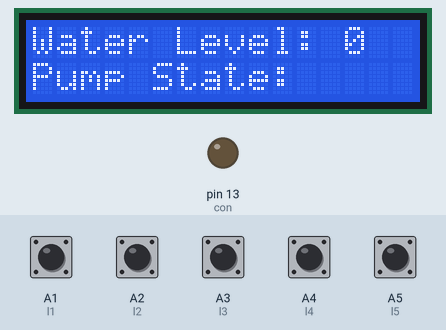
A sketch run on a simulated Arduino Uno, built with avr-gcc and run on an emulated ATmega328P. On the bench: 16×2 character LCD, output pins drawn as LEDs (lit = HIGH). The test bench sets the inputs (shaded band); at power-on: A1 (l1), A2 (l2), A3 (l3), A4 (l4), A5 (l5) HIGH.

Above: at 5.2 s.
5.3 s: A5 (l5) pulled LOW for 1 s
At 6.0 s:
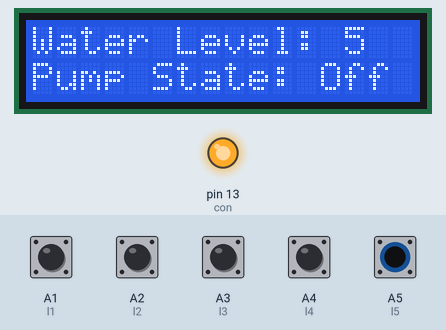
7.8 s: A2 (l2) pulled LOW for 0.15 s
At 8.0 s:
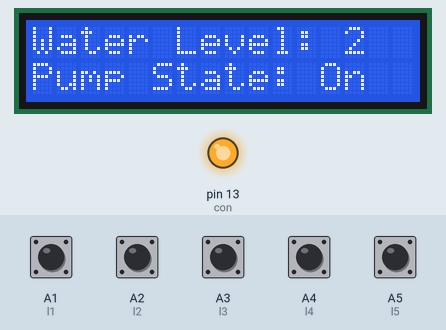
9.6 s: A2 (l2) pulled LOW for 0.15 s
At 9.79 s:
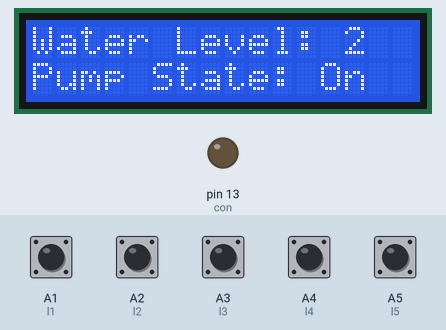
12.7 s: A1 (l1) pulled LOW for 0.15 s
At 12.81 s:
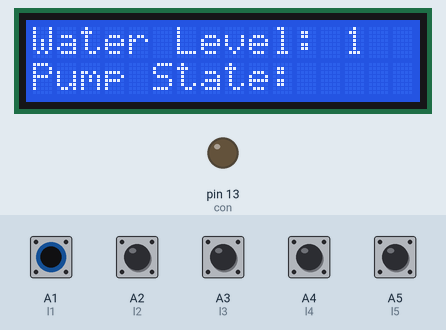
14.3 s: A3 (l3) pulled LOW for 0.15 s
At 14.45 s:
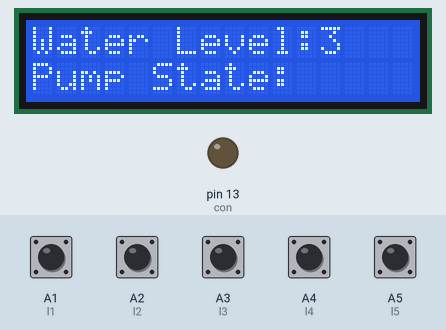
16.0 s: A4 (l4) pulled LOW for 0.15 s
At 16.14 s:
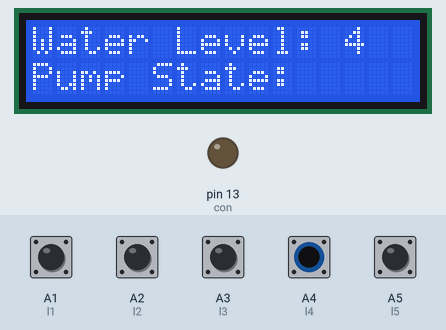
Timing chart, 0 to 19.0 s (numbered marks = the images above; inputs shaded):
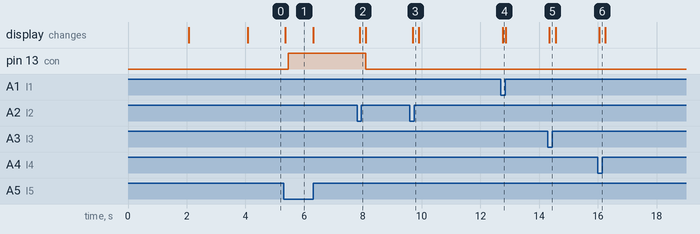

The sketch:

water_level.ino
```cpp
int l1=A1;
int l2=A2;
int l3=A3;
int l4=A4;
int l5=A5;
int con = 13;
int senl1,senl2,senl3,senl4,senl5;
#include <LiquidCrystal.h>
const int rs = 12, en = 11, d4 = 5, d5 = 4, d6 = 3, d7 = 2;
LiquidCrystal lcd(12, 11, 5, 4, 3, 2);


void setup() {
  // put your setup code here, to run once:
pinMode (l1,INPUT_PULLUP);
pinMode (l2,INPUT_PULLUP);
pinMode (l3,INPUT_PULLUP);
pinMode (l4,INPUT_PULLUP);
pinMode (l5,INPUT_PULLUP);
pinMode (con,OUTPUT);
digitalWrite(con,0);
lcd.begin(16,2);
lcd.clear();
lcd.setCursor(0,0);
lcd.print("Initializing...");
lcd.setCursor(0,1);
lcd.print("Please wait");
delay(2000);
lcd.clear();
lcd.setCursor(0,0);
lcd.print("Initialized....");
lcd.setCursor(0,1);
lcd.print("     Welcome");
delay(2000);

}

void loop() {
  // put your main code here, to run repeatedly:
  senl1 = digitalRead(l1);
  senl2 = digitalRead(l2);
  senl3 = digitalRead(l3);
  senl4 = digitalRead(l4);
  senl5 = digitalRead(l5);

  if ((senl5)==0) {
    //lcd.print ("WATER LEVEL");
   lcd.clear();
lcd.setCursor(0,0);
lcd.print("Water Level: 5");
lcd.setCursor(0,1);
lcd.print("Pump State: Off");
    delay(100);
    digitalWrite (con, 1);
    }
   else { if ((senl4)==0) {
          lcd.clear();
lcd.setCursor(0,0);
lcd.print("Water Level: 4");
lcd.setCursor(0,1);
lcd.print("Pump State: ");
    delay(100);
    }
    else { if ((senl3)==0) {
          lcd.clear();
lcd.setCursor(0,0);
lcd.print("Water Level:3");
lcd.setCursor(0,1);
lcd.print("Pump State: ");
    delay(100);
    }
    else { if ((senl2)==0) {
     lcd.clear();
lcd.setCursor(0,0);
lcd.print("Water Level: 2");
lcd.setCursor(0,1);
lcd.print("Pump State: On");
    delay(100);
    delay(100);
    digitalWrite (con, 0);
    }
    else { if ((senl1)==0) {
      lcd.clear();
lcd.setCursor(0,0);
lcd.print("Water Level: 1");
lcd.setCursor(0,1);
lcd.print("Pump State: ");

    delay(100);
    }
    else {
      lcd.clear();
lcd.setCursor(0,0);
lcd.print("Water Level: 0");
lcd.setCursor(0,1);
lcd.print("Pump State: ");
    delay(100);
    }
}}}}}
```

Measured:
- after the input at 5.3 s, pin 13 (con): LOW → HIGH after 0.15 s; the display: changes after 0.05 s (image 1)
- after the input at 7.8 s, pin 13 (con): HIGH → LOW after 0.30 s; the display: changes after 0.10 s (image 2)
- after the input at 9.6 s, the display: changes after 0.09 s (image 3)
- after the input at 12.7 s, the display: changes after 0.06 s (image 4)
- after the input at 14.3 s, the display: changes after 0.05 s (image 5)
- after the input at 16.0 s, the display: changes at once (image 6)
